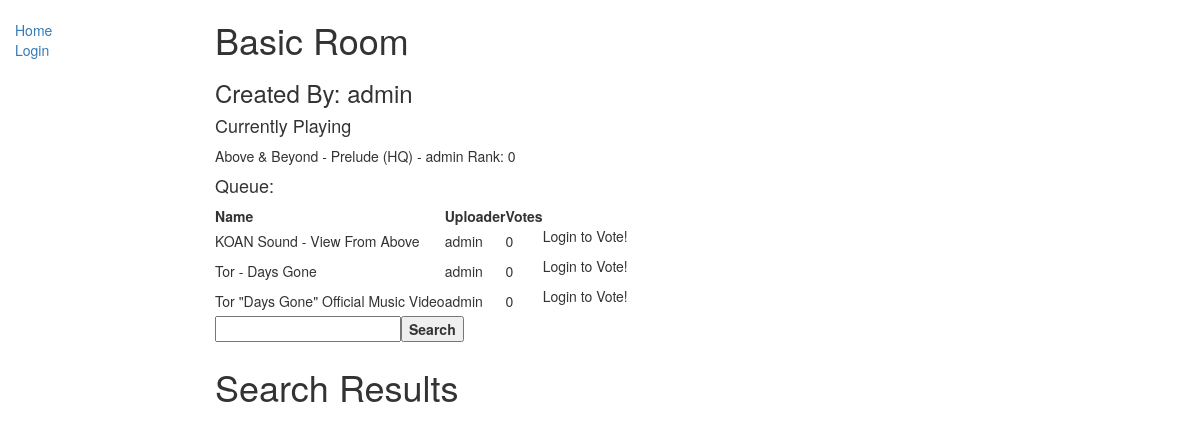
The app's page /partyplay/basicroom/, older data.
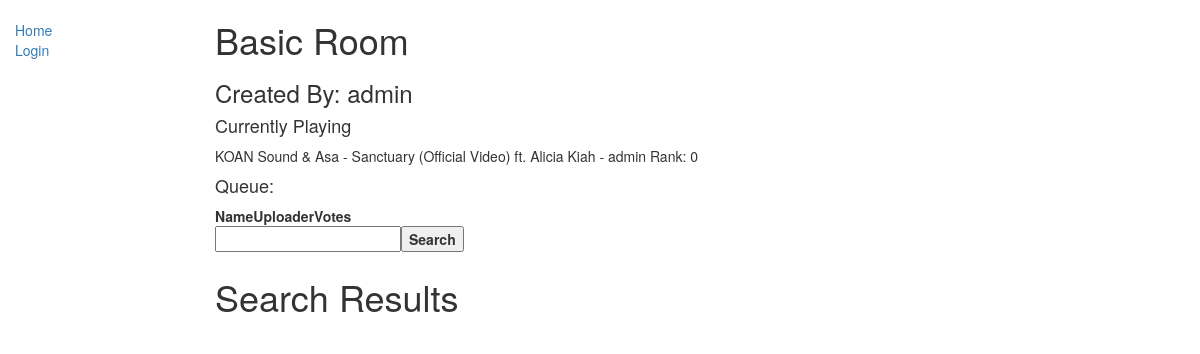
The same page, newer data.
### PartyPlay/models.py (models this page shows, shortened)
class Room(models.Model):
    name = models.CharField(max_length=200)
    url = models.CharField(max_length=200, default=str(name), primary_key=True)
    public = models.BooleanField(default=True)
    creator = models.ForeignKey(User, on_delete=models.SET_NULL, null=True)
    current_video = models.ForeignKey('Video', null=True, blank=True,  on_delete=models.SET_NULL, related_name='currently_playing')
    next_time = models.DateTimeField(null=True, blank=True)

class Video(models.Model):
    room = models.ForeignKey(Room, on_delete=models.SET_NULL, null=True)
    videoID = models.CharField(max_length=200, default='0')
    title = models.CharField(max_length=200, default = 'default title set in Model')
    duration = models.DurationField(default=datetime.timedelta(seconds=30))
    uploader = models.ForeignKey(User, on_delete=models.SET_NULL, null=True, related_name='uploader_user')
    date_uploaded = models.DateTimeField(auto_now_add=True)
    played = models.BooleanField(default = False)
    voters = models.ManyToManyField(User, related_name='vote_users', blank=True)

### PartyPlay/views.py (the view)
# urls.py: url(r'^(?P<pk>.+)/$', views.RoomModelDetailView.as_view(), name='room-detail-view'),
class RoomModelDetailView(generic.DetailView):
    model = Room
    context_object_name = 'room_data'
    template_name = 'partyplay/roommodel_detail.html'
    upload_form = UploadVideoForm
    def get_context_data(self, **kwargs):
        context = super(RoomModelDetailView, self).get_context_data(**kwargs)
        top_songs = get_ordered_videos(self.object)
        context['queue'] = top_songs
        context['current_video'] = self.object.current_video
        time_until_next = get_time_until_next(self.object)
        context['time_until_next'] = time_until_next
        time_until_seconds = time_until_next/1000
        duration = self.object.current_video.duration.seconds
        context['start_time'] = duration - time_until_seconds
        if auth.user_logged_in:
            upvoted = []
            for video in top_songs:
                if video.voters.filter(pk=self.request.user.pk).exists():
                    upvoted.append(video)
            context['upvoted'] = upvoted
        context['upload_form'] = self.upload_form
        return context

### PartyPlay/helper_functions.py (called while the page is built)
def get_ordered_videos(room):
    return room.video_set.filter(played=False).annotate(votes_count=Count('voters')).order_by('-votes_count')

def get_time_until_next(room):
    next_time = timezone.localtime(room.next_time)
    now = timezone.localtime(timezone.now())
    difference = next_time - now
    return int(difference.seconds) * 1000

### PartyPlay/templates/partyplay/roommodel_detail.html (shortened to what this page needs)
{% extends 'base_generic.html' %}
{% block content %}
    {% load static %}
    <h1>{{ room_data.name }}</h1>
    <h3>Created By: {{ room_data.creator }}</h3>
        <h4>Currently Playing</h4>
    <div class="video_and_queue">
        {% include 'partyplay/video_and_queue.html' %}
    </div>
    <div id="buttons">
    <label> <input id="query" type="text"/><button id="search-button"   onclick="keyWordsearch()">Search</button></label>
    </div>
    <div id="container">
      <h1>Search Results</h1>
    </div>
{% endblock %}

### PartyPlay/templates/base_generic.html (shortened to what this page needs)
<!DOCTYPE html>
<html lang="en">
<head>
  <link rel="stylesheet" href="https://maxcdn.bootstrapcdn.com/bootstrap/3.3.7/css/bootstrap.min.css">
  {% load static %}
  <link rel="stylesheet" href="{% static 'css/styles.css' %}">
</head>
<body>
  <div class="container-fluid">
    <div class="row">
      <div class="col-sm-2">
      {% block sidebar %}
      <ul class="sidebar-nav">
          <li><a href="{% url 'rooms' %}">Home</a></li>
      {% if user.is_authenticated %}
        <li>User: {{ user.get_username }}</li>
        <li><a href="{% url 'logout'%}?next={{request.path}}">Logout</a></li>
        <li><a href="{% url 'user-profile' %}">Profile</a></li>
      {% else %}
         <li><a href="{% url 'login'%}?next={{request.path}}">Login</a></li>
      {% endif %}
      </ul>
     {% endblock %}
      </div>
      <div class="col-sm-10 ">
      {% block content %}{% endblock %}
      </div>
    </div>
  </div>
</body>
</html>

### PartyPlay/templates/partyplay/video_and_queue.html (shortened to what this page needs)
{% if current_video %}
    <p>{{ current_video.title }} - {{ current_video.uploader }} Rank: {{ current_video.voters.all.count }}</p>
    <div id='video_list'>
    <h4>Queue:</h4>
    <table>
        <thead>
        <tr>
            <th>Name</th>
            <th>Uploader</th>
            <th>Votes</th>
            <th></th>
        </tr>
        </thead>
        <tbody class="table_body">
            {% include 'partyplay/queue_body.html' %}
        </tbody>
    </table>
</div>
{% else %}
    <p>No videos in the queue, Upload your own!</p>
{% endif %}

### PartyPlay/templates/partyplay/queue_body.html
{% for video in queue %}
    <tr>
    <td>
        {{ video.title }}
    </td>
    <td>{{ video.uploader }}</td>
    <td>{{ video.voters.count }}</td>
    <td>
        {% if user.is_authenticated %}
            <button id="btn-{{ video.pk }}" class="button-item" >vote</button>
        {% else %}
            <p>Login to Vote!</p>
        {% endif %}
    </td>
    </tr>
{% endfor %}

### PartyPlay/static/css/styles.css (style rules this page uses)
.sidebar-nav { margin-top: 20px; padding: 0; list-style: none; }

Row changes from the older to the newer data that the page shows:
no longer on this page (row unchanged): Video: title "Above & Beyond - Prelude (HQ)", uploader "admin", voters.all.count "0"
no longer on this page (row edited): Video: title "KOAN Sound - View From Above", uploader "admin", voters.count "0"
no longer on this page (row edited): Video: title "Tor - Days Gone", uploader "admin", voters.count "0"
no longer on this page (row edited): Video: title "Tor \"Days Gone\" Official Music Video", uploader "admin", voters.count "0"
added Video: title "KOAN Sound & Asa - Sanctuary (Official Video) ft. Alicia Kiah", uploader "admin", voters.all.count "0"
